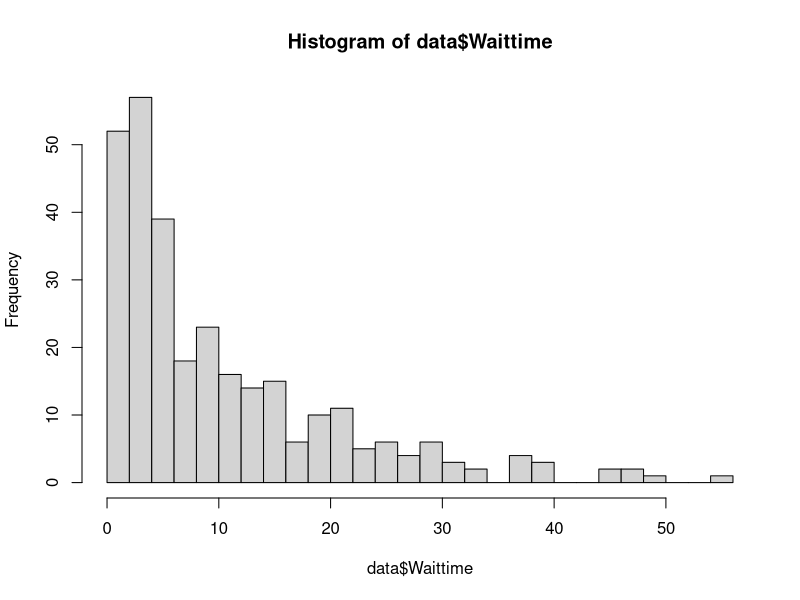
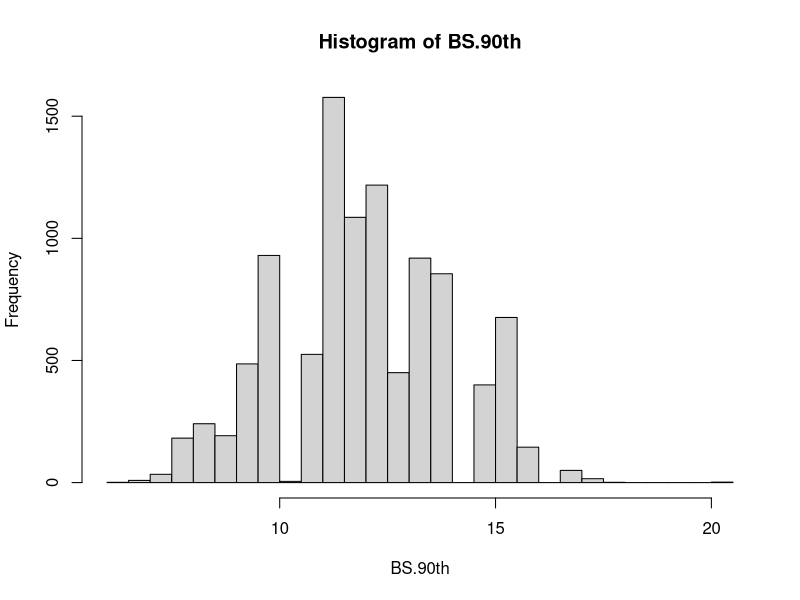
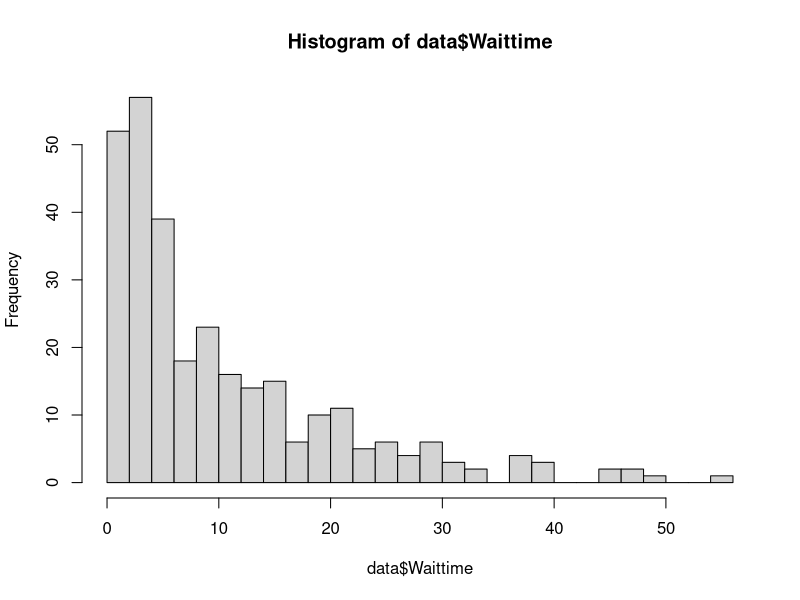
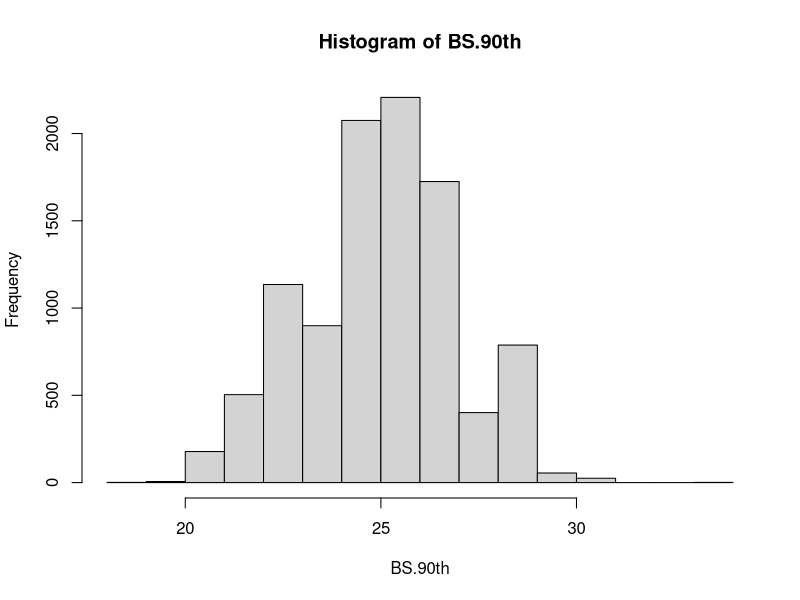
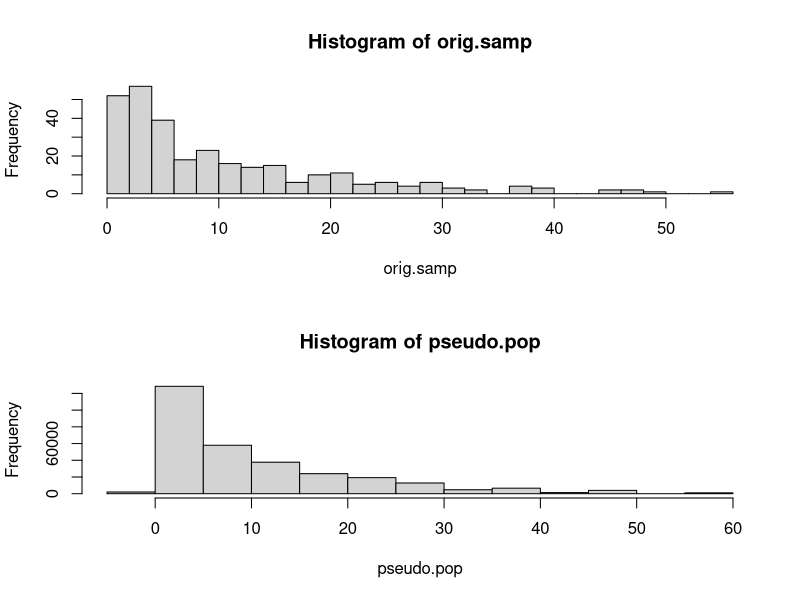
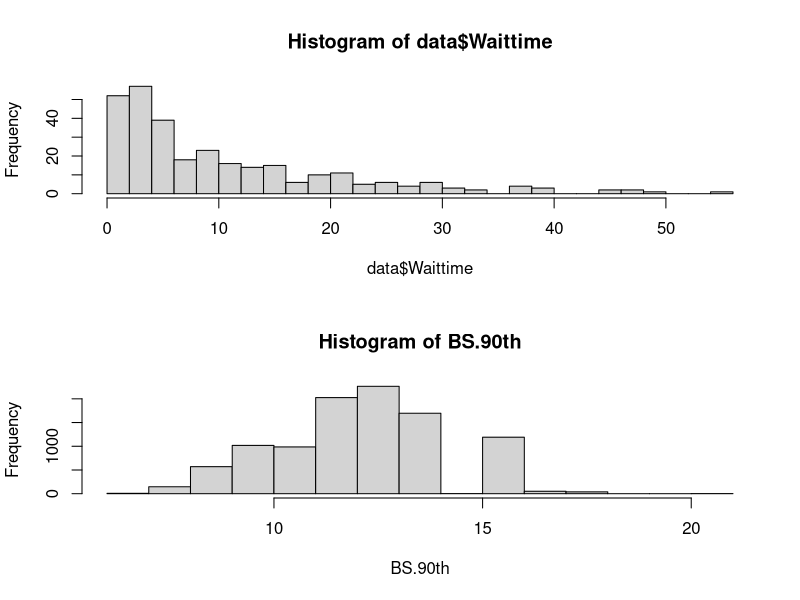

The R source for these figures, in order:
###Bootstrap example with 90th percentiles from class

###################Part 1, perform a hypothesis test for whether or not
#the population 90th percentile could be greater than 12 using
#the amb_waittime.csv dataset.

#Step 1, set directories, read in data, compute sample size and sample
#90th percentile.  Maybe pop hist?

setwd("C:/Users/knichols/Desktop")
data = read.csv("amb_waittime.csv",h=T)
samp.90 = quantile(data$Waittime,.90)
n = length(data$Waittime)
hist(data$Waittime,breaks=20)


#Step 2, create a new pseudo population where the 90th
#percentile is actually 12 (i.e. the null hypothesis is true)
#Could do this via the bootstrap, or by parametrically picking
#a distribution for the pseudo population.  I'm choosing
#to go the bootstrapping route.

new.pop = data$Waittime - samp.90 + 12
quantile(new.pop,.90)

#Step 3, repeatedly resample n observations (like 10,000ish times) from our new
#pseudo population with replacement.  Store the results in a vector.

BS.90th = rep(0,10000)
for(i in 1:10000){
	BS.90th[i] = quantile(sample(new.pop,n,replace=T),.90)
}

#Step 4, Optional histogram.

hist(BS.90th,breaks=20)


#Step 5, empirically compute the pvalue (what % of our BS 90th percentiles
#were bigger than our actual 90th percentile from part 1?)

pval=length(BS.90th[BS.90th >= samp.90])/10000
pval

#Step 6, Chipotle...Mmm...white rice. black beans. chicken (not Al Pastor).
#All three salsas (trust me).  Corn.  Lettuce.  Sour cream.  No guac (I'm on 
#a professor's salary...CSUF doesn't pay like UCLA).  Cheese.  Perfection.

###################Part 2, create a bootstrap confidence interval for the true 90th percentile.

#Step 1, read in data.


setwd("C:/Users/knichols/Desktop")
data = read.csv("amb_waittime.csv",h=T)
samp.90 = quantile(data$Waittime,.90)
n = length(data$Waittime)
hist(data$Waittime,breaks=20)
new.pop = data$Waittime

#Step 2, create a new pseudo population without recentering anything.  Draw
#10,000 samples, each time recording the 90th percentile.

BS.90th = rep(0,10000)
for(i in 1:10000){
	BS.90th[i] = quantile(sample(new.pop,n,replace=T),.90)
}
hist(BS.90th,breaks=20)


#Step 3, find the cutoff for the 2.5th percentile and the 97.5th percentile of
#your bootstreap sample results.

a = quantile(BS.90th,.025)
b = quantile(BS.90th,.975)
c(a,b)


################Part 3.  Shoot.  I think that the 90th percentile might
#be biased.  I need to check.  Theory is for suckers.  Bootstrap to the rescue.

#Step 1:  Create a pseudo pop via bootstrap with some jittering

pseudo.pop = c()
orig.samp = data$Waittime
n = length(orig.samp)
sig = .24

for(i in 1:n){
	pseudo.pop = c(pseudo.pop,rep(orig.samp[i],1000) + rnorm(1000,0,sig))
}

par(mfrow=c(2,1))
hist(orig.samp,breaks=20)
hist(pseudo.pop,breaks=20)

#Step 2:  compute the 90th percentile for our pseudo pop

pop.90th = quantile(pseudo.pop,.90)

#Step 3:  Compute 10,000 90th percentiles for samples of size 300 from
#our pseudo pop.  Compute their average (est expected value)

BS.90th = rep(0,10000)
for(i in 1:10000){
	BS.90th[i] = quantile(sample(pseudo.pop,n),.90)
}

exp.samp.90th = mean(BS.90th)


#Step 4:  Est bia.  Step 2 res - step 3 res.  (Probably run it a few times.)
#If we keep getting similar results, our bootstrap size is good.
#If results rae highly varied, need more bootstrapping power.

est.bias = pop.90th - exp.samp.90th
est.bias

#My sample based estimate is gonna be on average about 0.18 lower than the actual
#90th percentile.  

#notes:  histograms are our friends.    


###############################Part 4 
#Lets repeat part 1, this time adjusting for bias.
#Anytime I take a sample and compute a sample 90th percentile (orig or bs)
#I'm going to add my est of bias to that estimate. 

#Step 1, set directories, read in data, compute sample size and sample
#90th percentile (adjust for bias (0.18).  Maybe pop hist?
est.bias = 0.18

setwd("C:/Users/knichols/Desktop")
data = read.csv("amb_waittime.csv",h=T)
samp.90 = quantile(data$Waittime,.90) + est.bias
n = length(data$Waittime)
hist(data$Waittime,breaks=20)


#Step 2, create a new pseudo population where the 90th
#percentile is actually 12 (i.e. the null hypothesis is true)
#Could do this via the bootstrap, or by parametrically picking
#a distribution for the pseudo population.  I'm choosing
#to go the bootstrapping route.

new.pop = data$Waittime - samp.90 + est.bias + 12
quantile(new.pop,.90)

#Step 3, repeatedly resample n observations (like 10,000ish times) from our new
#pseudo population with replacement.  Compute the 90th percentile (adj for bias)
#Store the results in a vector.

BS.90th = rep(0,10000)
for(i in 1:10000){
	BS.90th[i] = quantile(sample(new.pop,n,replace=T),.90) + est.bias
}

#Step 4, Optional histogram.

hist(BS.90th,breaks=20)


#Step 5, empirically compute the pvalue (what % of our BS 90th percentiles
#were bigger than our actual 90th percentile from part 1?)

pval=length(BS.90th[BS.90th >= samp.90])/10000
pval
    
